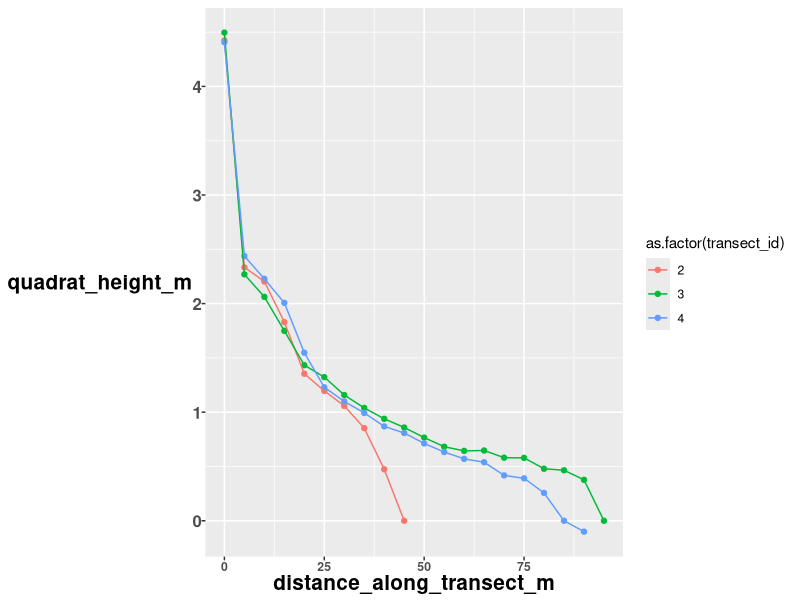

R code for this plot:
##### IF YOU HAVEN'T INSTALLED PACKAGES RUN THIS, OTHERWISE SKIP IT #####
#install.packages("tidyverse")
#install.packages("plyr")
#install.packages("ggplot2")


##### WORKSPACE SET UP #####

## load packages
library(tidyverse)
library(plyr)
library(ggplot2);theme_set(theme(axis.text.x = element_text(face="bold"),
                                   axis.text.y = element_text(size=12, face="bold"),
                                   axis.title.x = element_text(size=15, face="bold"),
                                   axis.title.y = element_text(size=15, face="bold")))

## tell R where to get the data. !!This is computer specific because it's where you downloaded the file
setwd("C:/Users/siobh/OneDrive - The University Of British Columbia/Project - Seaweed Seasonality Transects/seaweed_seasonality_2021-09-05/git_GW_seaweed_seasonality_transects")

## read in data
algae = read.csv("GW_seaweed_seasonality_transect_data.csv")
heights = read.csv("tideheights_with_quadrat_height.csv")


###### PLOT QUADRAT HEIGHTS ######
ggplot(heights, aes(y=quadrat_height_m, x=distance_along_transect_m, color=as.factor(transect_id)))+
  geom_point()+
  geom_line(se=F)


##### FORMAT DATA FOR ALGAL DATA FOR ANALYSIS ####
## remove transects 1 and 5
algae = subset(algae, algae$transect_id!=1& algae$transect_id!=5)


## how many total columns -> makes it so you don't have to edit numbers as new algae are added
n=ncol(algae)

## make all algae abundance columns numeric 
algae[,9:n] <- sapply(algae[,c(9:n)], as.numeric)

## fill empty cells (instances of 0 percnet cover) with 0
algae[is.na(algae)]<-0

## pivot data. This is important for plotting and analysis later
algae.wide = algae %>% 
  pivot_longer(-c(1:8))

## rename value column
names(algae.wide)[names(algae.wide)=="value"]<-"percent_cover"

## separate out seaweed phylum info 
algae.wide = separate(data = algae.wide, 
                          col = name, 
                          into = c("seaweed_id","phylum"), 
                          sep = "__")

## make all the ulva_ be ulva_sp
algae.wide$seaweed_id=gsub("ulva_*", "ulva_sp__", algae.wide$seaweed_id)

## separate out old ulva species names
algae.wide = separate(data = algae.wide, 
                      col = seaweed_id, 
                      into = c("seaweed_id","old_ulva"), 
                      sep = "__")

## remove old ulva names and the donimant seaweed column
algae.wide = algae.wide[,-c(8,10)]



## remove times where percent coover is 0
algae.wide.sub = subset(algae.wide, algae.wide$percent_cover >0)

## summarize data to get list of seaweeds only found once
algae.wide.grouped = ddply(algae.wide.sub, c("seaweed_id"), 
                       summarise,
                       occurence = length(percent_cover))

## get list of algae found only once
once = subset(algae.wide.grouped, algae.wide.grouped$occurence==1)
once = c(unique(once$seaweed_id))

print(once)


## replace "crusticorallina_sp"  in data with "crustose_coralline"
algae.wide$seaweed_id=gsub("crusticorallina_sp", "crustose_coralline", algae.wide$seaweed_id)

## remove unkonwn seaweed
algae.wide = subset(algae.wide, algae.wide$seaweed_id!="unknown")

##### REMOVE SEAWEEDS ONLY FOUND ONCE FROM THE DATASET #####
algae.wide.ns = subset(algae.wide, !(algae.wide$seaweed_id %in% c(once)))

##### ADD THE QUADRAT HEIGHT BY STADIAPOLE ######
## format the heigths file
heights.sub = heights[,c(1,2,11)]
#names(heights) <- c("transect_id", "distance_along_transect_m", "quadrat_height_m")

## join with cleaned algal data
algae.heights = full_join(heights.sub, algae.wide.ns)

algae.heights = subset(algae.heights, algae.heights$seaweed_id !="X")

##### save the cleaned file #####
write.csv(algae.heights, "GW_seaweed_transects_data_cleaned.csv", row.names=FALSE)



